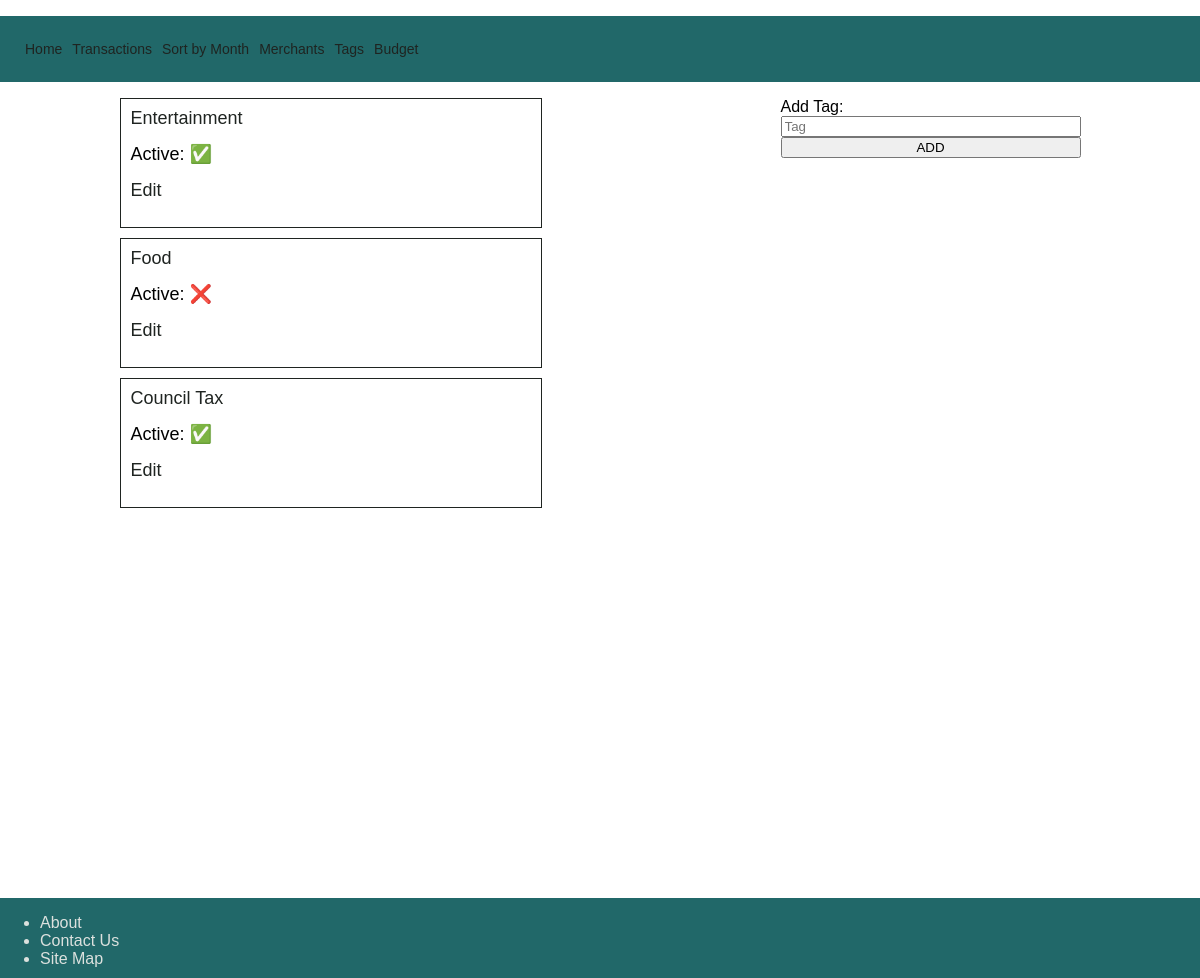
The app's page /tags with its own data.
### tables this page shows
CREATE TABLE tags(
    id INTEGER PRIMARY KEY AUTOINCREMENT,
    name VARCHAR,
    active BOOLEAN
);

### controllers/tag_controller.py (the view)
@tag_blueprint.route("/tags")
def tags():
    tags = tag_repository.select_all()
    return render_template(
        "tags/index.html",
        tags=tags,
    )

### db/run_sql.py (called while the page is built)
def get_db():
    path = os.path.dirname(os.path.abspath(__file__))
    db = os.path.join(path, "spending_manager.db")
    conn = sqlite3.connect(db)
    conn.execute("PRAGMA foreign_keys = 1")
    conn.row_factory = sqlite3.Row
    return conn

def run_sql(sql, values=[]):
    db = get_db()
    cursor = db.cursor()
    cursor.execute(sql, values)
    results = cursor.fetchall()
    db.commit()
    db.close()
    return results

### repositories/tag_repository.py (called while the page is built)
def select_all():
    tags = []
    sql = "SELECT * FROM tags"
    results = run_sql(sql)
    for row in results:
        tag = Tag(row["name"], bool(row["active"]), row["id"])
        tags.append(tag)
    return tags

### templates/tags/index.html
{% extends "base.html" %}
{% block content %}
<body>
    <main class="middle">
        {% for tag in tags %}
        <div class="transaction">
            <a href="/tags/{{tag.id}}">{{tag.name}}</a>
            {% if tag.active %}
            <p>Active: &#9989;</p>
            {% else %}
            <p>Active: &#10060;</p>
            {% endif %}
            <p><a href="/tags/{{tag.id}}/edit">Edit</a></p>
        </div>
        {% endfor %}
    </main>
    <aside class="right">
        <form action="/tags" method="POST">
            <label for="tag">Add Tag:</label>
            <input type="text" id="tag" name="tag" placeholder="Tag" autofocus>
            <input class="btn btn--action" type='submit' value="ADD">
        </form>
    </aside>
    {% endblock %}

### static/style.css (style rules this page uses)
body { font-family: "Helvetica", arial, sans-serif; font-size: 16px; margin: 0%; }
.middle { grid-area: middle; }
.right { grid-area: right; width: 300px; }
.transaction { border: 1px solid #1F2421; width: 400px; min-height: 50px; padding: 10px; font-size: large; line-height: 18px; margin-bottom: 10px; }
body>div>aside>form { display: flex; flex-direction: column; }
a:link { text-decoration: none; color: #1F2421; }

### records on screen
tags: name "Entertainment", active "Active: ✅"
tags: name "Food", active "Active: ❌"
tags: name "Council Tax", active "Active: ✅"
